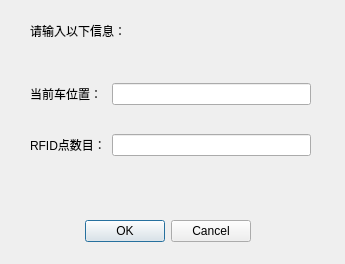
<?xml version="1.0" encoding="UTF-8"?>
<ui version="4.0">
 <class>creatFileDialog</class>
 <widget class="QDialog" name="creatFileDialog">
  <property name="geometry">
   <rect>
    <x>0</x>
    <y>0</y>
    <width>345</width>
    <height>264</height>
   </rect>
  </property>
  <property name="windowTitle">
   <string>Dialog</string>
  </property>
  <widget class="QDialogButtonBox" name="buttonBox">
   <property name="geometry">
    <rect>
     <x>40</x>
     <y>220</y>
     <width>211</width>
     <height>23</height>
    </rect>
   </property>
   <property name="orientation">
    <enum>Qt::Horizontal</enum>
   </property>
   <property name="standardButtons">
    <set>QDialogButtonBox::Cancel|QDialogButtonBox::Ok</set>
   </property>
  </widget>
  <widget class="QLabel" name="label">
   <property name="geometry">
    <rect>
     <x>30</x>
     <y>10</y>
     <width>211</width>
     <height>41</height>
    </rect>
   </property>
   <property name="text">
    <string>请输入以下信息：</string>
   </property>
  </widget>
  <widget class="QWidget" name="">
   <property name="geometry">
    <rect>
     <x>30</x>
     <y>60</y>
     <width>281</width>
     <height>121</height>
    </rect>
   </property>
   <layout class="QGridLayout" name="gridLayout">
    <item row="0" column="0">
     <widget class="QLabel" name="label_2">
      <property name="text">
       <string>当前车位置：</string>
      </property>
      <property name="buddy">
       <cstring>carrierPos</cstring>
      </property>
     </widget>
    </item>
    <item row="1" column="1">
     <widget class="QLineEdit" name="RfidNum"/>
    </item>
    <item row="1" column="0">
     <widget class="QLabel" name="label_3">
      <property name="text">
       <string>RFID点数目：</string>
      </property>
      <property name="buddy">
       <cstring>RfidNum</cstring>
      </property>
     </widget>
    </item>
    <item row="0" column="1">
     <widget class="QLineEdit" name="carrierPos"/>
    </item>
   </layout>
  </widget>
 </widget>
 <resources/>
 <connections>
  <connection>
   <sender>buttonBox</sender>
   <signal>accepted()</signal>
   <receiver>creatFileDialog</receiver>
   <slot>accept()</slot>
   <hints>
    <hint type="sourcelabel">
     <x>248</x>
     <y>254</y>
    </hint>
    <hint type="destinationlabel">
     <x>157</x>
     <y>274</y>
    </hint>
   </hints>
  </connection>
  <connection>
   <sender>buttonBox</sender>
   <signal>rejected()</signal>
   <receiver>creatFileDialog</receiver>
   <slot>reject()</slot>
   <hints>
    <hint type="sourcelabel">
     <x>216</x>
     <y>250</y>
    </hint>
    <hint type="destinationlabel">
     <x>286</x>
     <y>274</y>
    </hint>
   </hints>
  </connection>
 </connections>
</ui>
